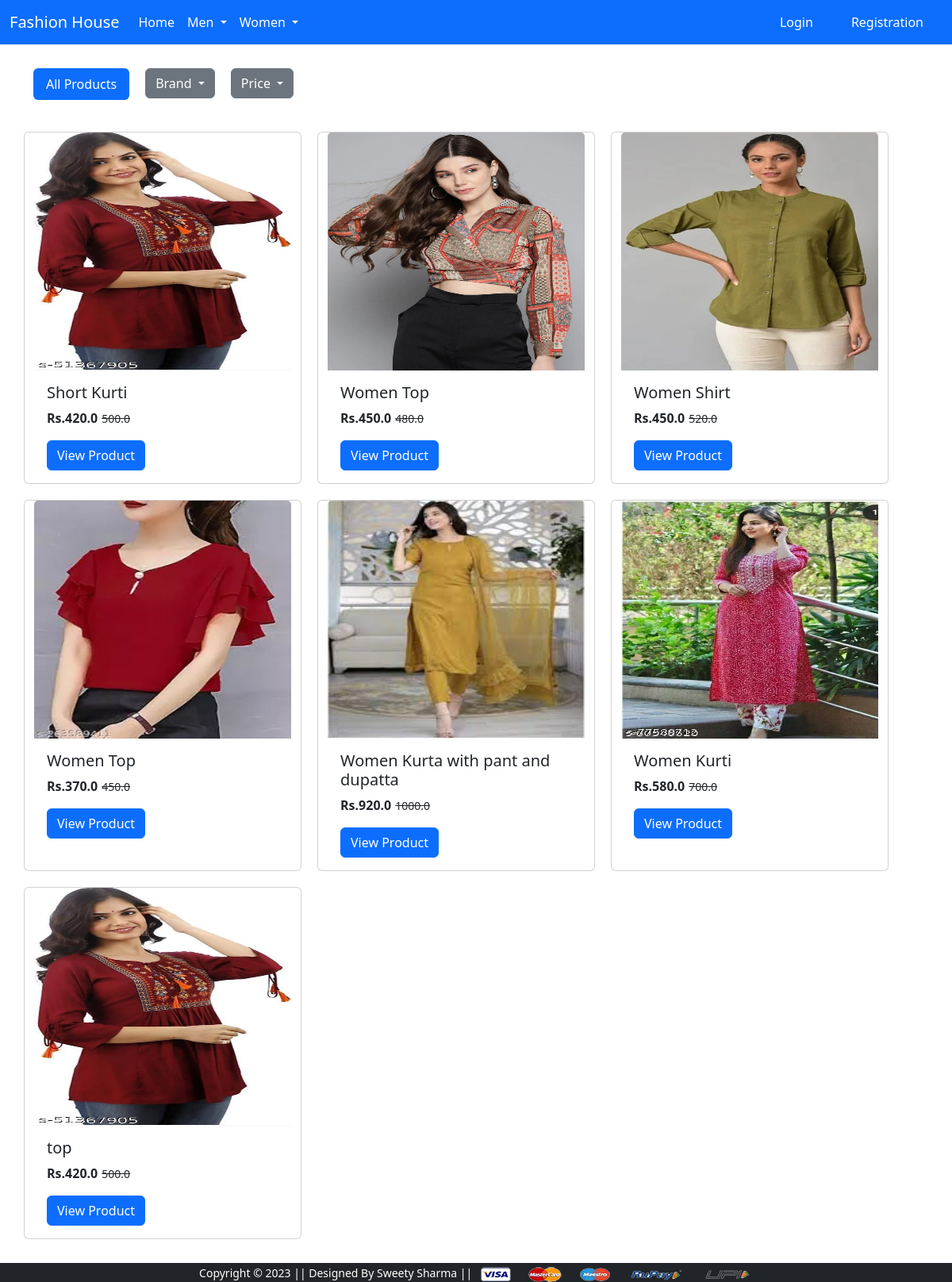
Screenshot of /women/Topwear/ with the database file from the repository.
### app/models.py (models this page shows, shortened)
class Product(models.Model):
    title=models.CharField(max_length=100)
    selling_price=models.FloatField()
    discounted_price=models.FloatField()
    quantity=models.IntegerField()
    description=models.TextField()
    brand=models.CharField(max_length=100)
    category=models.CharField(choices=category_choices,max_length=20)
    sub_category=models.CharField(choices=sub_category_choices,max_length=50)
    product_image=models.ImageField(upload_to='productimg')

### app/views.py (the view)
# urls.py: path('women/Topwear/', views.womentopwear, name='womentopwear'),
def womentopwear(request,data=None):
 cartitem=0
 if request.user.is_authenticated:
    cartitem=len(cart.objects.filter(user=request.user))
 if data == None:
  products=Product.objects.filter(category="Women").filter(sub_category="Top Wear")
 elif data == "Levis" or data == 'Tokyo Talkies' or data == "Roadster" or data == "Fab Star":
  products=Product.objects.filter(category="Women").filter(sub_category="Top Wear").filter(brand=data)
 elif data == "below":
  products=Product.objects.filter(category="Women").filter(sub_category="Top Wear").filter(discounted_price__lt=500)
 elif data == "above":
  products=Product.objects.filter(category="Women").filter(sub_category="Top Wear").filter(discounted_price__gt=500)
 return render(request, 'app/womentopwear.html',{'products':products,"cartitem":cartitem})

### app/templates/app/womentopwear.html (shortened to what this page needs)
{% extends 'app/base.html' %}
{% load static %}
{% block main-content %}
<div class="container " style="margin: 30px;">
    <ul class="nav nav-pills ">
    <li class="nav-item">
        <a class="nav-link active " aria-current="true" href="{% url 'womentopwear' %}">All Products</a>
    </li>
    <li class="nav-item" style="margin-left: 20px; margin-right: 20px;">
        <div class="dropdown">
            <button class="btn btn-secondary dropdown-toggle" type="button" data-bs-toggle="dropdown"
                aria-expanded="false">
                Brand
            </button>
        </div>
    </li>
    <li class="nav-item">
        <div class="dropdown">
            <button class="btn btn-secondary dropdown-toggle" type="button" data-bs-toggle="dropdown"
                aria-expanded="false">
                Price
            </button>
        </div>
    </li>
</ul>
</div>
<div class="container-fluid " style="margin: 20px;">
    <div class="row">
        {% for p in products %}
        <div class="card" style="width: 350px; margin: 10px;">
            <img src="{{p.product_image.url}}" height="300px" class="card-img-top" alt="...">
            <div class="card-body">
                <h5 class="card-title">{{p.title}}</h5>
                <p class="card-text"><strong>Rs.{{p.discounted_price}}</strong><small class="fw-light text-decoration-line-through" style="margin-left: 5px;">{{p.selling_price}}</small></p>
                <a href="{% url 'product_details' p.id %}" class="btn btn-primary">View Product</a>
            </div>
        </div>
        {% endfor %}
    </div>
</div>
{% endblock main-content %}

### rows the page displays
Product: product_image (picture), title "Short Kurti", discounted_price "420.0", selling_price "500.0"
Product: product_image (picture), title "Women Top", discounted_price "450.0", selling_price "480.0"
Product: product_image (picture), title "Women Shirt", discounted_price "450.0", selling_price "520.0"
Product: product_image (picture), title "Women Top", discounted_price "370.0", selling_price "450.0"
Product: product_image (picture), title "Women Kurta with pant and dupatta", discounted_price "920.0", selling_price "1000.0"
Product: product_image (picture), title "Women Kurti", discounted_price "580.0", selling_price "700.0"
Product: product_image (picture), title "top", discounted_price "420.0", selling_price "500.0"
